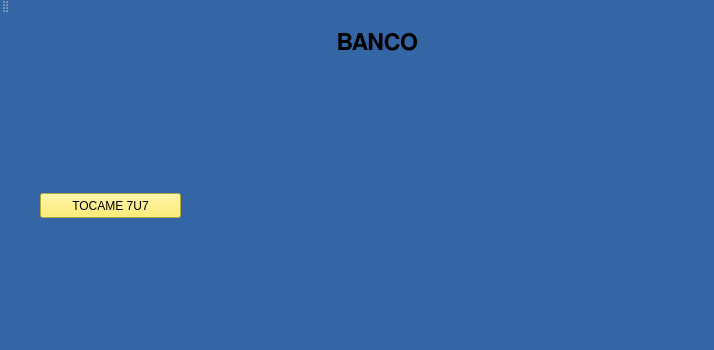
<?xml version="1.0" encoding="UTF-8"?>
<ui version="4.0">
 <class>banco</class>
 <widget class="QMainWindow" name="banco">
  <property name="geometry">
   <rect>
    <x>0</x>
    <y>0</y>
    <width>714</width>
    <height>350</height>
   </rect>
  </property>
  <property name="sizePolicy">
   <sizepolicy hsizetype="Preferred" vsizetype="Preferred">
    <horstretch>0</horstretch>
    <verstretch>0</verstretch>
   </sizepolicy>
  </property>
  <property name="maximumSize">
   <size>
    <width>16777215</width>
    <height>16777215</height>
   </size>
  </property>
  <property name="windowTitle">
   <string>banco</string>
  </property>
  <property name="styleSheet">
   <string notr="true">border-color: rgb(252, 233, 79);
background-color: rgb(52, 101, 164);
</string>
  </property>
  <widget class="QWidget" name="centralWidget">
   <widget class="QLabel" name="label">
    <property name="geometry">
     <rect>
      <x>240</x>
      <y>10</y>
      <width>281</width>
      <height>41</height>
     </rect>
    </property>
    <property name="font">
     <font>
      <family>FreeSans</family>
      <pointsize>17</pointsize>
      <weight>75</weight>
      <bold>true</bold>
     </font>
    </property>
    <property name="text">
     <string>BANCO </string>
    </property>
    <property name="textFormat">
     <enum>Qt::RichText</enum>
    </property>
    <property name="alignment">
     <set>Qt::AlignCenter</set>
    </property>
   </widget>
   <widget class="QPushButton" name="pushButton">
    <property name="geometry">
     <rect>
      <x>40</x>
      <y>180</y>
      <width>141</width>
      <height>25</height>
     </rect>
    </property>
    <property name="styleSheet">
     <string notr="true">background-color: rgb(252, 233, 79);</string>
    </property>
    <property name="text">
     <string>TOCAME 7U7</string>
    </property>
    <property name="default">
     <bool>false</bool>
    </property>
    <property name="flat">
     <bool>false</bool>
    </property>
   </widget>
  </widget>
  <widget class="QToolBar" name="toolBar">
   <property name="windowTitle">
    <string>toolBar</string>
   </property>
   <attribute name="toolBarArea">
    <enum>TopToolBarArea</enum>
   </attribute>
   <attribute name="toolBarBreak">
    <bool>false</bool>
   </attribute>
  </widget>
 </widget>
 <layoutdefault spacing="6" margin="11"/>
 <resources/>
 <connections/>
</ui>
